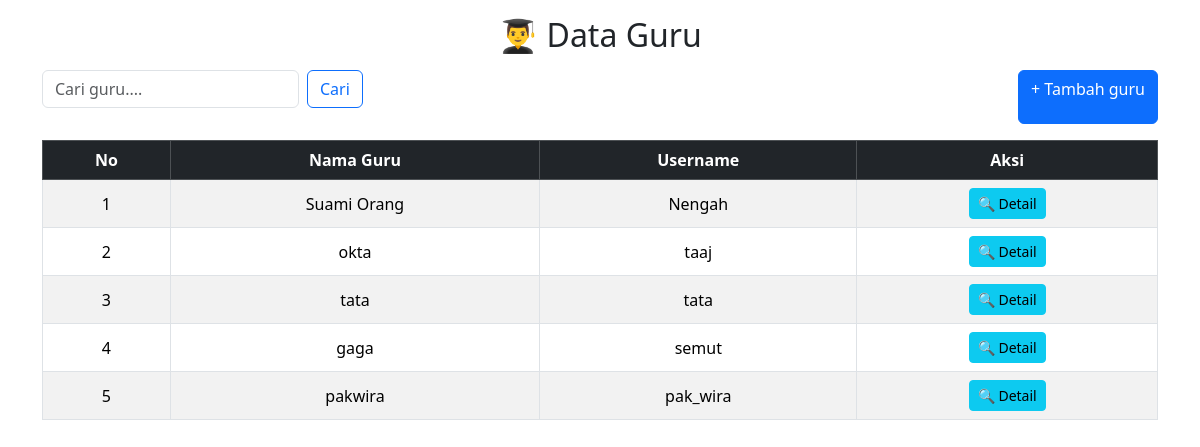
Screenshot of /guru.php with the database file from the repository.
### tables this page shows
CREATE TABLE `guru` (
  `id_guru` int NOT NULL,
  `nama_guru` varchar(100) NOT NULL,
  `tgl_lahir` date NOT NULL,
  `alamat` text NOT NULL,
  `telp` varchar(15) NOT NULL,
  `username` varchar(20) NOT NULL,
  `password` varchar(35) NOT NULL
);

### guru.php (the view, shortened to what this page needs)
<?php
include "../koneksi.php";
$cari = "";
if (isset($_GET['cari']) && $_GET['cari'] != "") {
    $cari = $_GET['cari'];
    $result = mysqli_query($koneksi, "SELECT * FROM guru
                                        WHERE (nama_guru LIKE '%$cari%'
                                        OR username LIKE '%$caguru
                                        ORDER BY id_guru DESC")
                                        ;
} else {
    $result = mysqli_query($koneksi, "SELECT * FROM guru
                                        ORDER BY id_guru DESC"); }
?>
<link href="https://cdn.jsdelivr.net/npm/bootstrap@5.3.3/dist/css/bootstrap.min.css" rel="stylesheet">
<div class="container mt-3">
    <h2 class="mb-3 text-center">👨‍🎓 Data Guru</h2>
    <div class="d-flex justify-content-between mb-3">
        <form class="d-flex" method="get" action="">
            <input class="form-control me-2" type="search" name="cari" placeholder="Cari guru...." value="<?= htmlspecialchars($cari) ?>">
            <button class="btn btn-outline-primary" type="submit">Cari</button>
        </form>
        <a href="guru_tambah.php" class="btn btn-primary">+ Tambah guru</a>
    </div>
    <div class="table-responsive">
        <table class="table table-bordered table-striped table-hover align-middle text-center">
            <thead class="table-dark">
                <tr>
                    <th>No</th>
                    <th>Nama Guru</th>
                    <th>Username</th>
                    <th>Aksi</th>
                </tr>
            </thead>
            <tbody>
            <?php
            $no = 1;
            if (mysqli_num_rows($result) > 0) {
                while ($row = mysqli_fetch_assoc($result)) { ?>
                    <tr>
                        <td><?= $no++ ?></td>
                        <td><?= htmlspecialchars($row['nama_guru']) ?></td>
                        <td><?= htmlspecialchars($row['username']) ?></td>
                        <td>
                            <button
                                class="btn btn-info btn-sm"
                                data-bs-toggle="modal"
                                data-bs-target="#detailModal<?= $row['id_guru'] ?>">
                                🔍 Detail
                            </button>
                        </td>
                    </tr>
            <?php }
            } else { ?>
                <tr>
                    <td colspan="6" class="text-center text-muted">⚠️ Data tidak ditemukan</td>
                </tr>
            <?php } ?>
            </tbody>
        </table>
    </div>
</div>

### rows the page displays
guru: nama_guru "Suami Orang", username "Nengah"
guru: nama_guru "okta", username "taaj"
guru: nama_guru "tata", username "tata"
guru: nama_guru "gaga", username "semut"
guru: nama_guru "pakwira", username "pak_wira"
